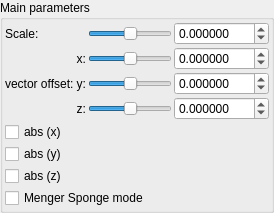
    <widget class="QGroupBox" name="groupBox">
     <property name="title">
      <string>Main parameters</string>
     </property>
     <layout class="QVBoxLayout" name="verticalLayout_2">
      <property name="spacing">
       <number>2</number>
      </property>
      <property name="leftMargin">
       <number>2</number>
      </property>
      <property name="topMargin">
       <number>2</number>
      </property>
      <property name="rightMargin">
       <number>2</number>
      </property>
      <property name="bottomMargin">
       <number>2</number>
      </property>
      <item>
       <layout class="QGridLayout" name="gridLayout">
        <property name="spacing">
         <number>2</number>
        </property>
        <item row="4" column="0" colspan="4">
         <widget class="MyCheckBox" name="checkBox_IFS_abs_x">
          <property name="sizePolicy">
           <sizepolicy hsizetype="Minimum" vsizetype="Maximum">
            <horstretch>0</horstretch>
            <verstretch>0</verstretch>
           </sizepolicy>
          </property>
          <property name="text">
           <string>abs (x)</string>
          </property>
         </widget>
        </item>
        <item row="6" column="0" colspan="4">
         <widget class="MyCheckBox" name="checkBox_IFS_abs_z">
          <property name="sizePolicy">
           <sizepolicy hsizetype="Minimum" vsizetype="Maximum">
            <horstretch>0</horstretch>
            <verstretch>0</verstretch>
           </sizepolicy>
          </property>
          <property name="text">
           <string>abs (z)</string>
          </property>
         </widget>
        </item>
        <item row="0" column="3">
         <widget class="MyDoubleSpinBox" name="spinbox_IFS_scale">
          <property name="sizePolicy">
           <sizepolicy hsizetype="Minimum" vsizetype="Maximum">
            <horstretch>0</horstretch>
            <verstretch>0</verstretch>
           </sizepolicy>
          </property>
          <property name="prefix">
           <string/>
          </property>
          <property name="suffix">
           <string/>
          </property>
          <property name="decimals">
           <number>6</number>
          </property>
          <property name="minimum">
           <double>-100.000000000000000</double>
          </property>
          <property name="maximum">
           <double>100.000000000000000</double>
          </property>
          <property name="singleStep">
           <double>0.100000000000000</double>
          </property>
         </widget>
        </item>
        <item row="1" column="0" rowspan="3">
         <widget class="QLabel" name="label_12">
          <property name="text">
           <string>vector offset:</string>
          </property>
         </widget>
        </item>
        <item row="3" column="1">
         <widget class="QLabel" name="label_117">
          <property name="sizePolicy">
           <sizepolicy hsizetype="Preferred" vsizetype="Preferred">
            <horstretch>0</horstretch>
            <verstretch>0</verstretch>
           </sizepolicy>
          </property>
          <property name="text">
           <string>z:</string>
          </property>
          <property name="alignment">
           <set>Qt::AlignRight|Qt::AlignTrailing|Qt::AlignVCenter</set>
          </property>
         </widget>
        </item>
        <item row="2" column="1">
         <widget class="QLabel" name="label_116">
          <property name="sizePolicy">
           <sizepolicy hsizetype="Preferred" vsizetype="Preferred">
            <horstretch>0</horstretch>
            <verstretch>0</verstretch>
           </sizepolicy>
          </property>
          <property name="text">
           <string>y:</string>
          </property>
          <property name="alignment">
           <set>Qt::AlignRight|Qt::AlignTrailing|Qt::AlignVCenter</set>
          </property>
         </widget>
        </item>
        <item row="1" column="1">
         <widget class="QLabel" name="label_115">
          <property name="sizePolicy">
           <sizepolicy hsizetype="Preferred" vsizetype="Preferred">
            <horstretch>0</horstretch>
            <verstretch>0</verstretch>
           </sizepolicy>
          </property>
          <property name="text">
           <string>x:</string>
          </property>
          <property name="alignment">
           <set>Qt::AlignRight|Qt::AlignTrailing|Qt::AlignVCenter</set>
          </property>
         </widget>
        </item>
        <item row="2" column="3">
         <widget class="MyDoubleSpinBox" name="spinbox3_IFS_offset_y">
          <property name="sizePolicy">
           <sizepolicy hsizetype="Minimum" vsizetype="Maximum">
            <horstretch>0</horstretch>
            <verstretch>0</verstretch>
           </sizepolicy>
          </property>
          <property name="prefix">
           <string/>
          </property>
          <property name="suffix">
           <string/>
          </property>
          <property name="decimals">
           <number>6</number>
          </property>
          <property name="minimum">
           <double>-100.000000000000000</double>
          </property>
          <property name="maximum">
           <double>100.000000000000000</double>
          </property>
          <property name="singleStep">
           <double>0.100000000000000</double>
          </property>
         </widget>
        </item>
        <item row="1" column="3">
         <widget class="MyDoubleSpinBox" name="spinbox3_IFS_offset_x">
          <property name="sizePolicy">
           <sizepolicy hsizetype="Minimum" vsizetype="Maximum">
            <horstretch>0</horstretch>
            <verstretch>0</verstretch>
           </sizepolicy>
          </property>
          <property name="prefix">
           <string/>
          </property>
          <property name="suffix">
           <string/>
          </property>
          <property name="decimals">
           <number>6</number>
          </property>
          <property name="minimum">
           <double>-100.000000000000000</double>
          </property>
          <property name="maximum">
           <double>100.000000000000000</double>
          </property>
          <property name="singleStep">
           <double>0.100000000000000</double>
          </property>
         </widget>
        </item>
        <item row="0" column="0">
         <widget class="QLabel" name="label_7">
          <property name="text">
           <string>Scale:</string>
          </property>
         </widget>
        </item>
        <item row="0" column="2">
         <widget class="QSlider" name="slider_IFS_scale">
          <property name="sizePolicy">
           <sizepolicy hsizetype="Expanding" vsizetype="Maximum">
            <horstretch>0</horstretch>
            <verstretch>0</verstretch>
           </sizepolicy>
          </property>
          <property name="minimum">
           <number>-5000000</number>
          </property>
          <property name="maximum">
           <number>5000000</number>
          </property>
          <property name="singleStep">
           <number>1</number>
          </property>
          <property name="orientation">
           <enum>Qt::Horizontal</enum>
          </property>
         </widget>
        </item>
        <item row="5" column="0" colspan="4">
         <widget class="MyCheckBox" name="checkBox_IFS_abs_y">
          <property name="sizePolicy">
           <sizepolicy hsizetype="Minimum" vsizetype="Maximum">
            <horstretch>0</horstretch>
            <verstretch>0</verstretch>
           </sizepolicy>
          </property>
          <property name="text">
           <string>abs (y)</string>
          </property>
         </widget>
        </item>
        <item row="3" column="3">
         <widget class="MyDoubleSpinBox" name="spinbox3_IFS_offset_z">
          <property name="sizePolicy">
           <sizepolicy hsizetype="Minimum" vsizetype="Maximum">
            <horstretch>0</horstretch>
            <verstretch>0</verstretch>
           </sizepolicy>
          </property>
          <property name="prefix">
           <string/>
          </property>
          <property name="suffix">
           <string/>
          </property>
          <property name="decimals">
           <number>6</number>
          </property>
          <property name="minimum">
           <double>-100.000000000000000</double>
          </property>
          <property name="maximum">
           <double>100.000000000000000</double>
          </property>
          <property name="singleStep">
           <double>0.100000000000000</double>
          </property>
         </widget>
        </item>
        <item row="1" column="2">
         <widget class="QSlider" name="slider3_IFS_offset_x">
          <property name="sizePolicy">
           <sizepolicy hsizetype="Expanding" vsizetype="Maximum">
            <horstretch>0</horstretch>
            <verstretch>0</verstretch>
           </sizepolicy>
          </property>
          <property name="minimum">
           <number>-5000000</number>
          </property>
          <property name="maximum">
           <number>5000000</number>
          </property>
          <property name="singleStep">
           <number>1</number>
          </property>
          <property name="orientation">
           <enum>Qt::Horizontal</enum>
          </property>
         </widget>
        </item>
        <item row="2" column="2">
         <widget class="QSlider" name="slider3_IFS_offset_y">
          <property name="sizePolicy">
           <sizepolicy hsizetype="Expanding" vsizetype="Maximum">
            <horstretch>0</horstretch>
            <verstretch>0</verstretch>
           </sizepolicy>
          </property>
          <property name="minimum">
           <number>-5000000</number>
          </property>
          <property name="maximum">
           <number>5000000</number>
          </property>
          <property name="singleStep">
           <number>1</number>
          </property>
          <property name="orientation">
           <enum>Qt::Horizontal</enum>
          </property>
         </widget>
        </item>
        <item row="3" column="2">
         <widget class="QSlider" name="slider3_IFS_offset_z">
          <property name="sizePolicy">
           <sizepolicy hsizetype="Expanding" vsizetype="Maximum">
            <horstretch>0</horstretch>
            <verstretch>0</verstretch>
           </sizepolicy>
          </property>
          <property name="minimum">
           <number>-5000000</number>
          </property>
          <property name="maximum">
           <number>5000000</number>
          </property>
          <property name="singleStep">
           <number>1</number>
          </property>
          <property name="orientation">
           <enum>Qt::Horizontal</enum>
          </property>
         </widget>
        </item>
        <item row="7" column="0" colspan="4">
         <widget class="MyCheckBox" name="checkBox_IFS_menger_sponge_mode">
          <property name="sizePolicy">
           <sizepolicy hsizetype="Minimum" vsizetype="Maximum">
            <horstretch>0</horstretch>
            <verstretch>0</verstretch>
           </sizepolicy>
          </property>
          <property name="text">
           <string>Menger Sponge mode</string>
          </property>
         </widget>
        </item>
       </layout>
      </item>
     </layout>
    </widget>
